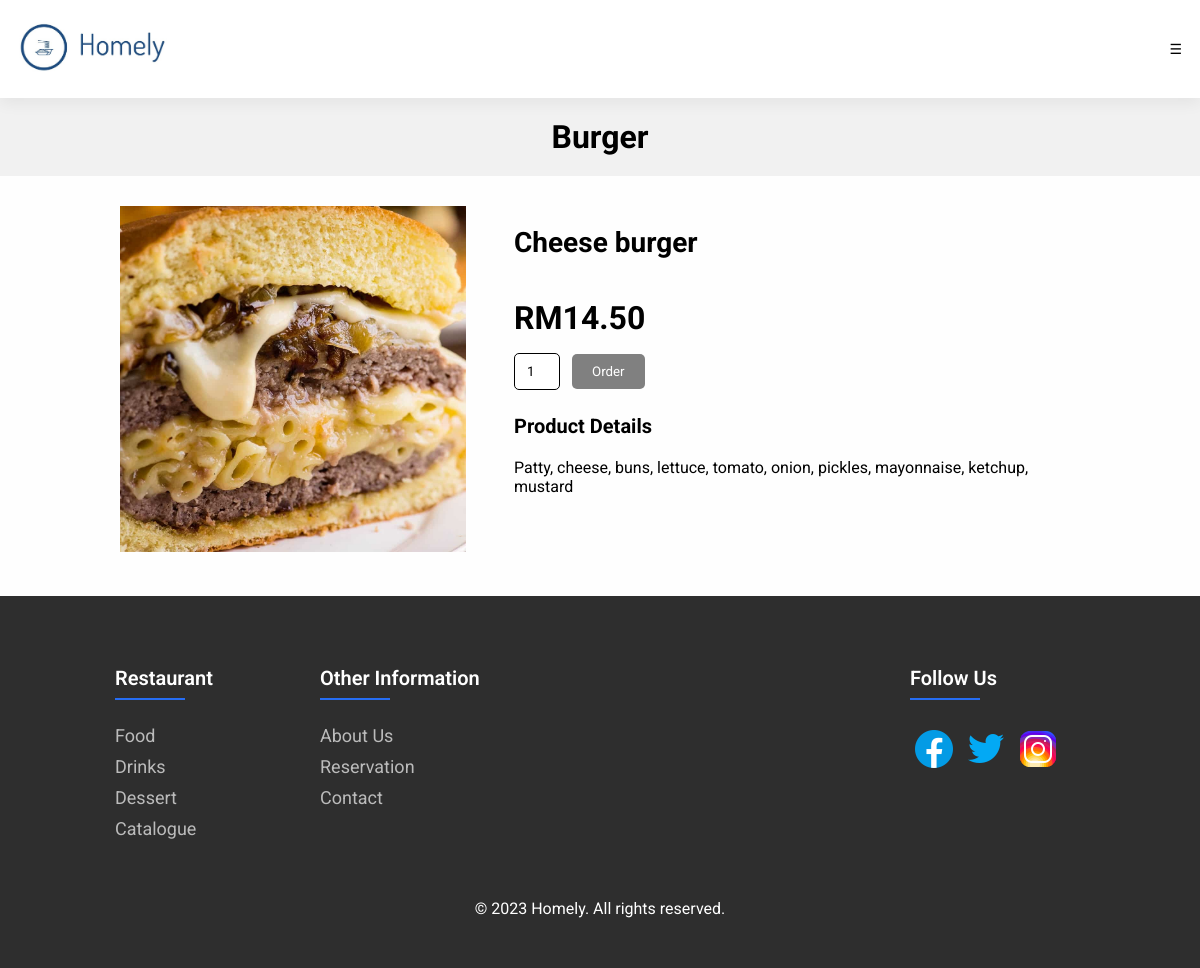
/item/23/, run on the app's committed database.
### restaurant/models.py (models this page shows, shortened)
class FoodItem(models.Model):
    type = models.CharField(max_length=100)
    category = models.CharField(max_length=100)
    name = models.CharField(max_length=100)
    price = models.DecimalField(max_digits=6, decimal_places=2)
    description = models.TextField(blank=True)
    image = models.ImageField(upload_to='menu_items/')
    details_url = models.URLField(blank=True, null=True)

### restaurant/views.py (the view)
# urls.py: path('item/<int:pk>/', views.item_detail, name='item_detail'),
def item_detail(request, pk):
    item = FoodItem.objects.get(id = pk)
    return render(request, 'item_detail.html', {'item': item})

### templates/item_detail.html (shortened to what this page needs)
{% extends 'main.html' %} {% load static %} {% block content %}
<h1 class="food-heading">{{ item.type }}</h1>
<section class="food-item">
  <section class="col1">
    <img src="{{ MEDIA_URL }}{{ item.image.url }}" alt="{{ item.name }}" />
  </section>
  <section class="col2">
    <h2>{{ item.name }}</h2>
    <h3>RM{{ item.price }}</h3>
    <form action="{% url 'add_to_cart' item_type='food' pk=item.pk %}" method="post">
      <input type="number" name="quantity" value="1" min="1" />
      <button type="submit" class="order-button">Order</button>
    </form>
    <h4>Product Details</h4>
    <p>{{ item.description }}</p>
  </section>
</section>
{% endblock %}

### static/styles/main.css (style rules this page uses)
* { margin: 0; padding: 0; font-family: "Roboto", sans-serif; }
html { height: 100%; }
body { background-color: #fefefe; min-height: 100%; display: flex; flex-direction: column; }
.food-heading, .drinks-heading, .menu-heading { background-color: rgba(188, 188, 188, 0.197); padding: 20px; text-align: center; }
.food-item { display: flex; width: 1000px; margin: 30px auto 40px; }
.col1 { width: 40%; padding-left: 20px; }
.col1 > img { max-width: 90%; }
.col2 { width: 60%; padding: 10px; }
.order-button { background-color: grey; color: #fff; padding: 10px 20px; border: none; border-radius: 5px; cursor: pointer; transition: background-color 0.3s; }
.order-button { margin: 5px 0; text-align: center; }
.col2 > h2 { padding: 10px 0 40px 0; font-size: 28px; }
.col2 > h3 { font-size: 32px; margin-bottom: 12px; }
.col2 > form > input { padding: 10px 12px; width: 20px; border-radius: 5px; border: 1px solid black; margin-right: 8px; }
.col2 > h4 { padding: 20px 0 20px 0; font-size: 20px; }

### data on the page
FoodItem: type "Burger", image (picture), name "Cheese burger", price "14.50", description "Patty, cheese, buns, lettuce, tomato, onion, pickles, mayonnaise, ketchup, mustard"
